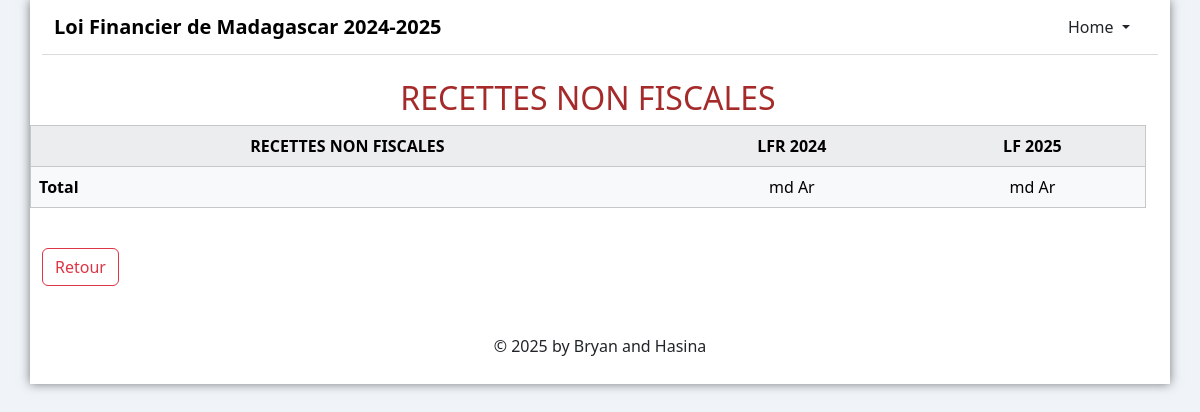
Before: /pages/modele.php?page=Recettes non fiscales with the older database file.
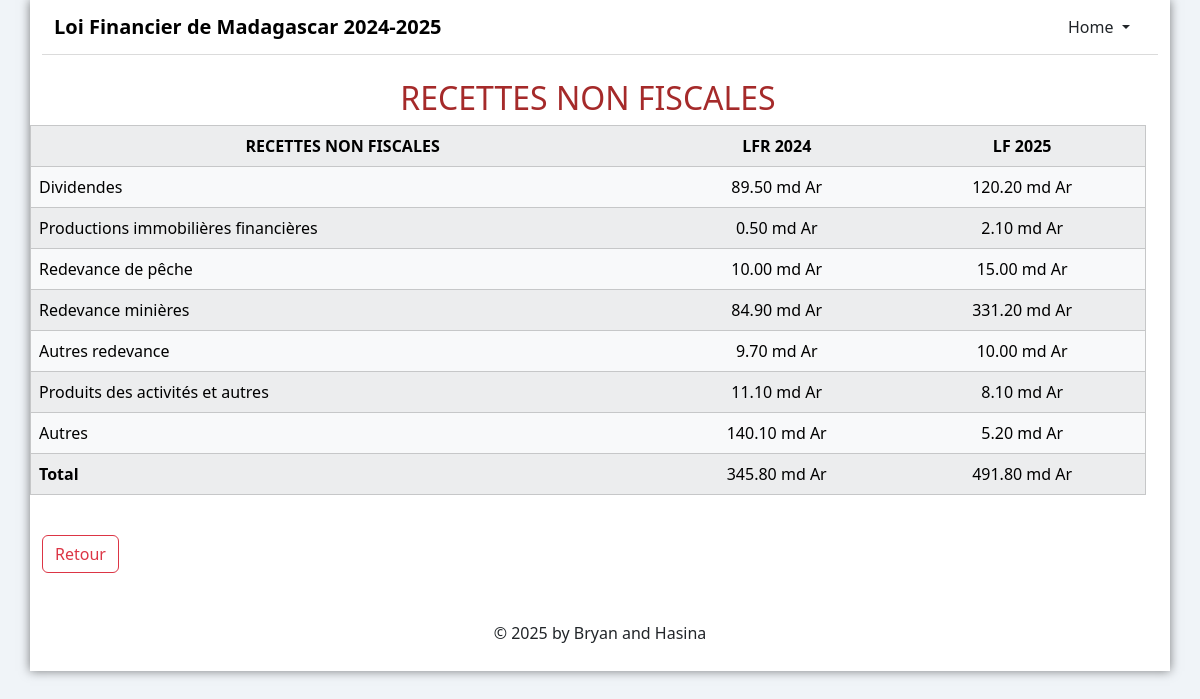
After: the same page with the newer database file.
### tables this page shows
CREATE TABLE loi_financier_recette_nonfiscale(
    necettenonfiscale text,
    LFR2024 DECIMAL(6,2),
    LF2025 DECIMAL(6,2)
);

### inc/connection.php (called while the page is built, shortened)
<?php
    function dbconnect()
    {
        static $connect = null;
        if ($connect == null) {
            $connect = mysqli_connect('localhost','root','','loi_financier');
            mysqli_set_charset($connect, 'utf8mb4');
        }
        return $connect;
    }
?>

### inc/fonctions.php (called while the page is built, shortened)
<?php
    require("connection.php");
    function get_all_recette_nonfiscale(){
        $sql= "SELECT * FROM  loi_financier_recette_nonfiscale";
        $result= mysqli_query(dbconnect(),$sql);
        $demande=array();
        while($donnee=mysqli_fetch_assoc($result)){
            $demande[]=$donnee;
        }
        return $demande;
    }
    function get_somme_recette_nonfiscale(){
        $sql="SELECT * FROM v_totalrecnonfis";
        $resultat=mysqli_query(dbconnect(),$sql);
        $donnee=mysqli_fetch_assoc($resultat);
        return $donnee;
    }
?>

### pages/recettenonfiscale.php (the view)
<?php
    $fiscale=get_all_recette_nonfiscale();
    $total= get_somme_recette_nonfiscale();
?>
<div class="row">
    <section class="row mt-4">
        <h2 style="color:brown"  class="text-center">RECETTES NON FISCALES</h2>
    </section>
    <section class="row">
        <table border="1" class="table table-light table-striped text-center">
            <tr>
                <th>RECETTES NON FISCALES</th>
                <th>LFR 2024</th>
                <th>LF 2025</th>
            </tr>
            <?php foreach ($fiscale as $tl) {?>
                <tr>
                    <td class="text-start"><?php echo $tl['necettenonfiscale'];?></td>
                    <td><?php echo $tl['LFR2024'];?> md Ar</td>
                    <td><?php echo $tl['LF2025'];?> md Ar</td>
                </tr>
            <?php } ?>
            <tr>
                    <th class="text-start">Total</th>
                    <td><?php echo $total['st24'];?> md Ar</td>
                    <td><?php echo $total['st25'];?> md Ar</td>
            </tr>
        </table>
    </section>
    <section class="row mt-4">
        <article class="col-3 col-sm-3 col-lg-3">
            <a href="modele.php?page=recette" class="btn btn-outline-danger">Retour</a>
        </article>
    </section>
</div>

Changed rows visible on the page:
added loi_financier_recette_nonfiscale: necettenonfiscale "Dividendes", LFR2024 "89.50", LF2025 "120.20"
added loi_financier_recette_nonfiscale: necettenonfiscale "Productions immobilières financières", LFR2024 "0.50", LF2025 "2.10"
added loi_financier_recette_nonfiscale: necettenonfiscale "Redevance de pêche", LFR2024 "10.00", LF2025 "15.00"
added loi_financier_recette_nonfiscale: necettenonfiscale "Redevance minières", LFR2024 "84.90", LF2025 "331.20"
added loi_financier_recette_nonfiscale: necettenonfiscale "Autres redevance", LFR2024 "9.70", LF2025 "10.00"
added loi_financier_recette_nonfiscale: necettenonfiscale "Produits des activités et autres", LFR2024 "11.10", LF2025 "8.10"
added loi_financier_recette_nonfiscale: necettenonfiscale "Autres", LFR2024 "140.10", LF2025 "5.20"
Other visible differences:
$total['st24']: (not shown) → "345.80"
$total['st25']: (not shown) → "491.80"
